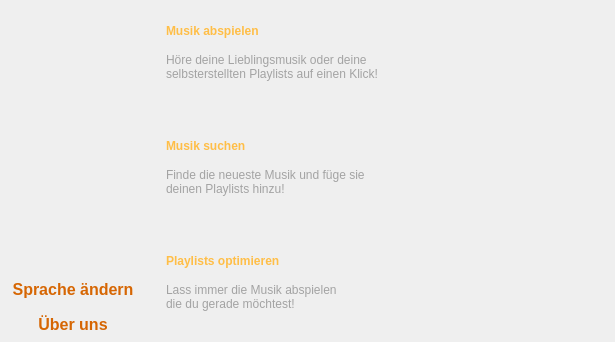
<?xml version="1.0" encoding="UTF-8"?>
<ui version="4.0">
 <class>MainWindow</class>
 <widget class="QMainWindow" name="MainWindow">
  <property name="geometry">
   <rect>
    <x>0</x>
    <y>0</y>
    <width>615</width>
    <height>342</height>
   </rect>
  </property>
  <property name="windowTitle">
   <string>GSP - Groove Shark Player</string>
  </property>
  <property name="styleSheet">
   <string notr="true">#btnSide1 {
background-image: url(:/theme/main/RES/theme/Hauptmenue/1_Side_Button_normal.png);
border: none;
background-repeat: none;
font: 16px;
font-weight: bold;
font-family: arial, verdana, sans-serif;
color: rgb(214, 102, 3);
}

#btnSide1:hover {
background-image: url(:/theme/main/RES/theme/Hauptmenue/1_Side_Button_hover.png);
}

#btnSide1:pressed {
background-image: url(:/theme/main/RES/theme/Hauptmenue/1_Side_Button_pressed.png);
}

#btnSide2 {
background-image: url(:/theme/main/RES/theme/Hauptmenue/2_Side_Button_normal.png);
border: none;
background-repeat: none;
font: 16px;
font-weight: bold;
font-family: arial, verdana, sans-serif;
color: rgb(214, 102, 3);
}

#btnSide2:hover {
background-image: url(:/theme/main/RES/theme/Hauptmenue/2_Side_Button_hover.png);
}

#btnSide2:pressed {
background-image: url(:/theme/main/RES/theme/Hauptmenue/2_Side_Button_pressed.png);
}

#btn1 {
background-image: url(:/theme/main/RES/theme/Hauptmenue/1_Button_normal.png);
border: none;
background-repeat: none;
}

#btn1:hover {
background-image: url(:/theme/main/RES/theme/Hauptmenue/1_Button_hover.png);
}

#btn1:pressed {
background-image: url(:/theme/main/RES/theme/Hauptmenue/1_Button_pressed.png);
}

#btn2 {
background-image: url(:/theme/main/RES/theme/Hauptmenue/2_Button_normal.png);
border: none;
background-repeat: none;
}

#btn2:hover {
background-image: url(:/theme/main/RES/theme/Hauptmenue/2_Button_hover.png);
}

#btn2:pressed {
background-image: url(:/theme/main/RES/theme/Hauptmenue/2_Button_pressed.png);
}

#btn3 {
background-image: url(:/theme/main/RES/theme/Hauptmenue/3_Button_normal.png);
border: none;
background-repeat: none;
}

#btn3:hover {
background-image: url(:/theme/main/RES/theme/Hauptmenue/3_Button_hover.png);
}

#btn3:pressed {
background-image: url(:/theme/main/RES/theme/Hauptmenue/3_Button_pressed.png);
}

#lblBtn1Caption {
font: 16px &quot;Arial&quot;;
font-weight: bold;
color: rgb(255, 190, 71);
}

#lblBtn1Message {
font: 14px &quot;Arial&quot;;
color: rgb(163, 163, 163);
}

#lblBtn2Caption {
font: 16px &quot;Arial&quot;;
font-weight: bold;
color: rgb(255, 190, 71);
}

#lblBtn2Message {
font: 14px &quot;Arial&quot;;
color: rgb(163, 163, 163);
}

#lblBtn3Caption {
font: 16px &quot;Arial&quot;;
font-weight: bold;
color: rgb(255, 190, 71);
}

#lblBtn3Message {
font: 14px &quot;Arial&quot;;
color: rgb(163, 163, 163);
}</string>
  </property>
  <widget class="QWidget" name="centralwidget">
   <widget class="QLabel" name="label">
    <property name="geometry">
     <rect>
      <x>0</x>
      <y>0</y>
      <width>146</width>
      <height>342</height>
     </rect>
    </property>
    <property name="text">
     <string/>
    </property>
    <property name="pixmap">
     <pixmap resource="Design.qrc">:/theme/main/RES/theme/Hauptmenue/GSP_Logo.png</pixmap>
    </property>
    <property name="scaledContents">
     <bool>false</bool>
    </property>
    <property name="alignment">
     <set>Qt::AlignLeading|Qt::AlignLeft|Qt::AlignTop</set>
    </property>
   </widget>
   <widget class="QPushButton" name="btnSide1">
    <property name="geometry">
     <rect>
      <x>0</x>
      <y>272</y>
      <width>146</width>
      <height>35</height>
     </rect>
    </property>
    <property name="text">
     <string>Sprache ändern</string>
    </property>
    <property name="flat">
     <bool>true</bool>
    </property>
   </widget>
   <widget class="QPushButton" name="btnSide2">
    <property name="geometry">
     <rect>
      <x>0</x>
      <y>307</y>
      <width>146</width>
      <height>35</height>
     </rect>
    </property>
    <property name="text">
     <string>Über uns</string>
    </property>
    <property name="flat">
     <bool>true</bool>
    </property>
   </widget>
   <widget class="QPushButton" name="btn1">
    <property name="geometry">
     <rect>
      <x>146</x>
      <y>0</y>
      <width>469</width>
      <height>115</height>
     </rect>
    </property>
    <property name="text">
     <string notr="true"/>
    </property>
    <property name="flat">
     <bool>true</bool>
    </property>
   </widget>
   <widget class="QPushButton" name="btn2">
    <property name="geometry">
     <rect>
      <x>146</x>
      <y>115</y>
      <width>469</width>
      <height>114</height>
     </rect>
    </property>
    <property name="text">
     <string notr="true"/>
    </property>
    <property name="flat">
     <bool>true</bool>
    </property>
   </widget>
   <widget class="QPushButton" name="btn3">
    <property name="geometry">
     <rect>
      <x>146</x>
      <y>229</y>
      <width>469</width>
      <height>113</height>
     </rect>
    </property>
    <property name="text">
     <string notr="true"/>
    </property>
    <property name="flat">
     <bool>true</bool>
    </property>
   </widget>
   <widget class="QLabel" name="lblBtn1Caption">
    <property name="geometry">
     <rect>
      <x>166</x>
      <y>22</y>
      <width>124</width>
      <height>18</height>
     </rect>
    </property>
    <property name="text">
     <string>Musik abspielen</string>
    </property>
   </widget>
   <widget class="QLabel" name="lblBtn1Message">
    <property name="geometry">
     <rect>
      <x>166</x>
      <y>50</y>
      <width>248</width>
      <height>33</height>
     </rect>
    </property>
    <property name="text">
     <string>Höre deine Lieblingsmusik oder deine
selbsterstellten Playlists auf einen Klick!</string>
    </property>
   </widget>
   <widget class="QLabel" name="lblBtn2Caption">
    <property name="geometry">
     <rect>
      <x>166</x>
      <y>137</y>
      <width>106</width>
      <height>18</height>
     </rect>
    </property>
    <property name="text">
     <string>Musik suchen</string>
    </property>
   </widget>
   <widget class="QLabel" name="lblBtn2Message">
    <property name="geometry">
     <rect>
      <x>166</x>
      <y>165</y>
      <width>241</width>
      <height>33</height>
     </rect>
    </property>
    <property name="text">
     <string>Finde die neueste Musik und füge sie
deinen Playlists hinzu!</string>
    </property>
   </widget>
   <widget class="QLabel" name="lblBtn3Caption">
    <property name="geometry">
     <rect>
      <x>166</x>
      <y>252</y>
      <width>152</width>
      <height>18</height>
     </rect>
    </property>
    <property name="text">
     <string>Playlists optimieren</string>
    </property>
   </widget>
   <widget class="QLabel" name="lblBtn3Message">
    <property name="geometry">
     <rect>
      <x>166</x>
      <y>280</y>
      <width>200</width>
      <height>33</height>
     </rect>
    </property>
    <property name="text">
     <string>Lass immer die Musik abspielen
die du gerade möchtest!</string>
    </property>
   </widget>
  </widget>
 </widget>
 <resources>
  <include location="Design.qrc"/>
 </resources>
 <connections/>
</ui>
